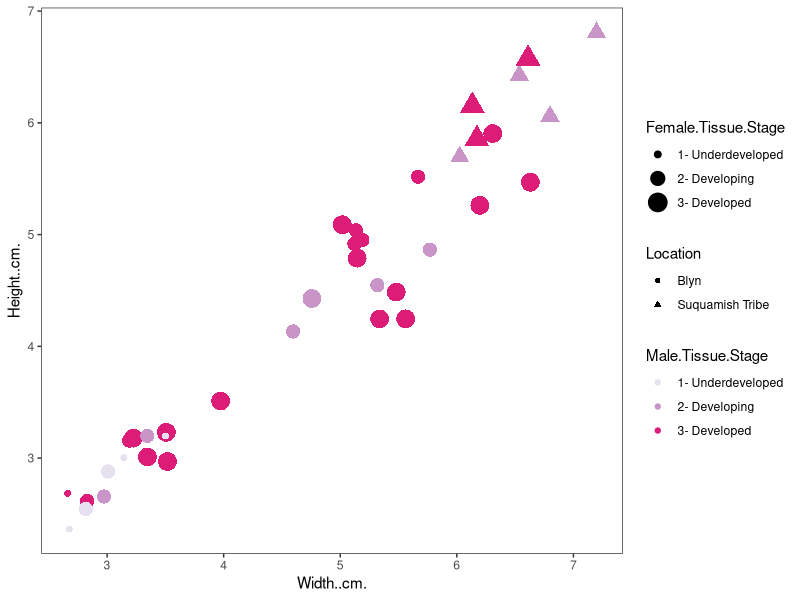
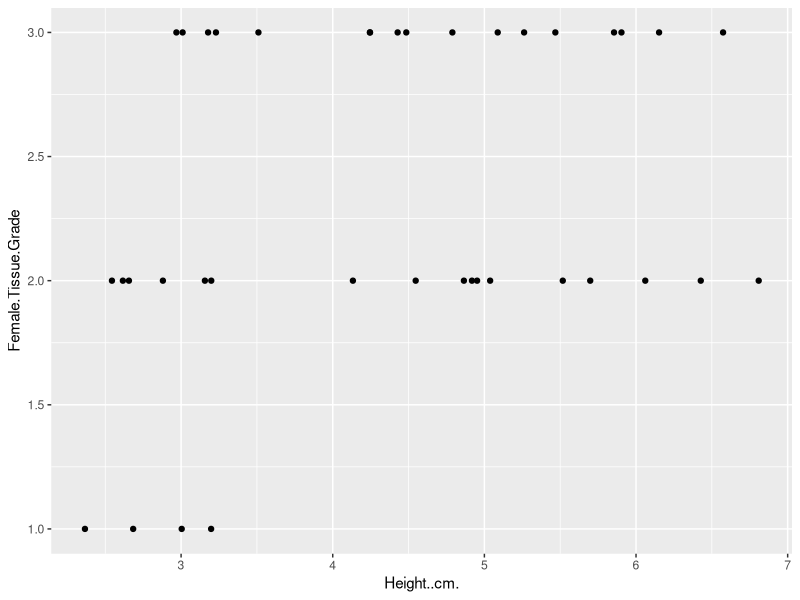
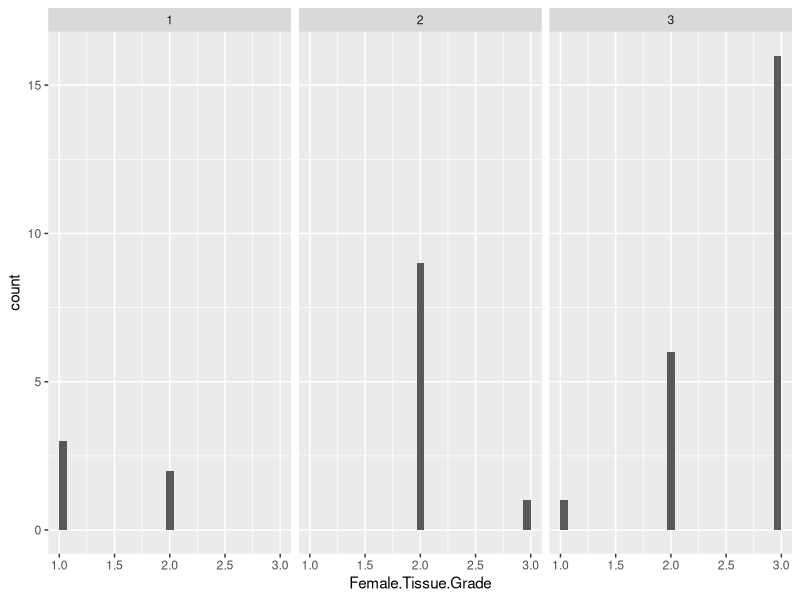
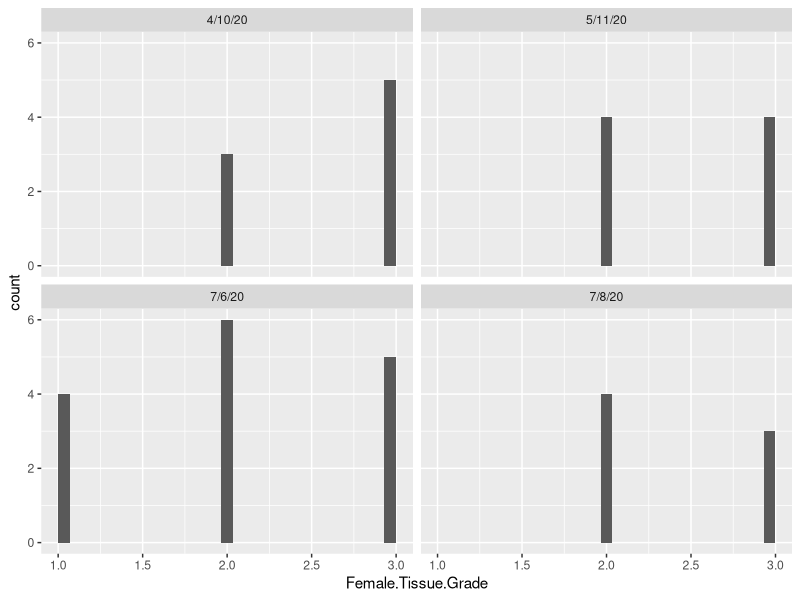
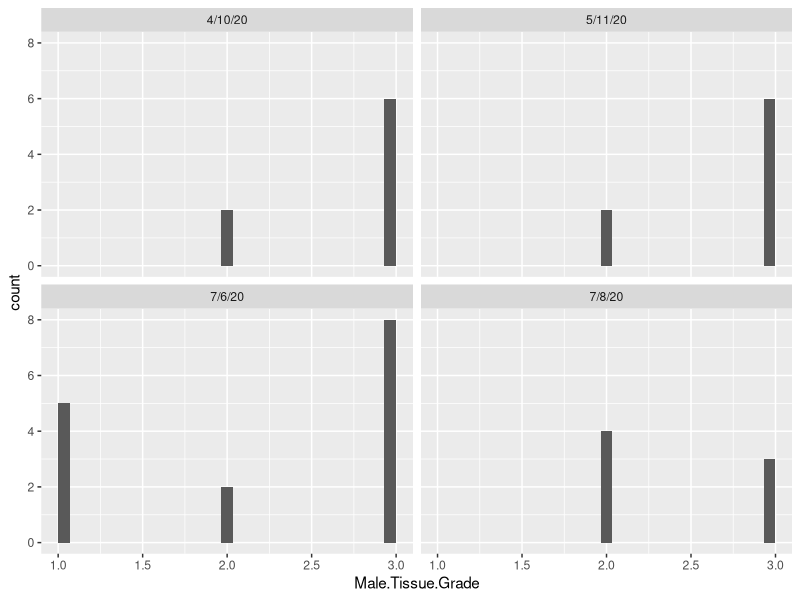
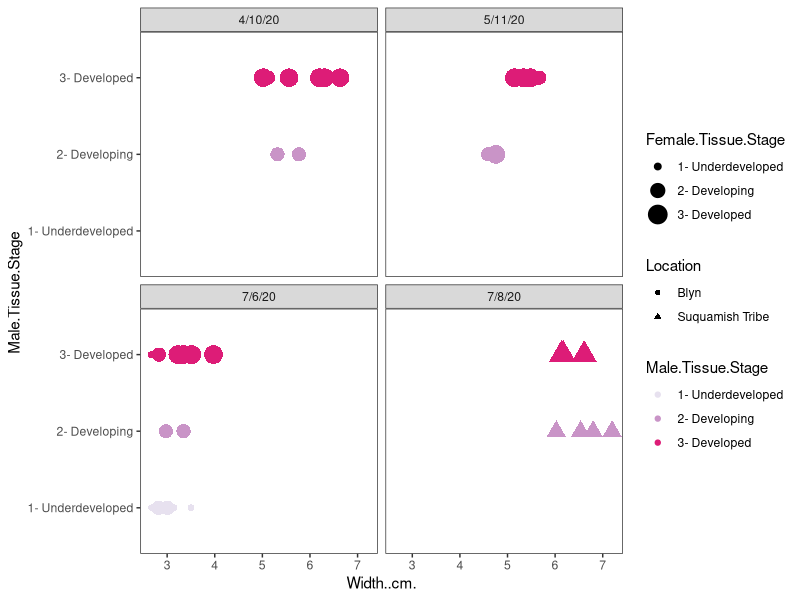
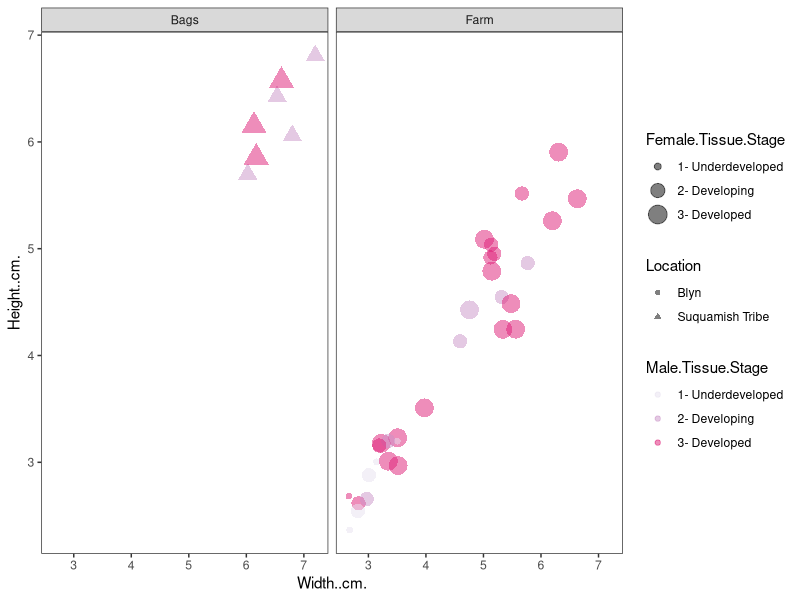
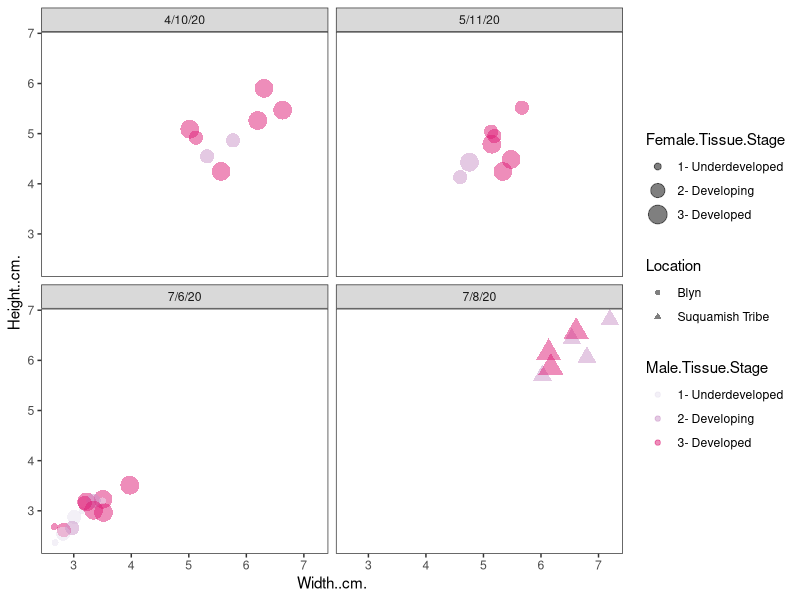

Recreate these plots in R, in order. (Note: this script raises an error after producing the figures.)
## ---- chunk 1
library(tidyverse)
## ---- chunk 2
clam <- read.csv("../data/cockle_data.csv")
## ---- chunk 3
ggplot(clam, aes(`Width..cm.`,`Height..cm.`,colour=`Male.Tissue.Stage`,size=`Female.Tissue.Stage`,shape=Location))+geom_point()+
theme_bw()+theme(panel.grid.major = element_blank(),
                panel.grid.minor = element_blank())+scale_colour_brewer(palette = 11)
## ---- chunk 4
ggplot(clam, aes(x = Height..cm., y = Female.Tissue.Grade)) +
  geom_point()
## ---- chunk 5
ggplot(clam, aes(x = Female.Tissue.Grade)) +
  geom_histogram(bins = 30) +
  facet_wrap(~Male.Tissue.Grade)
## ---- chunk 6
ggplot(clam, aes(x = Female.Tissue.Grade)) +
  geom_histogram(bins = 30) +
  facet_wrap(~Date)
## ---- chunk 7
ggplot(clam, aes(x = Male.Tissue.Grade)) +
  geom_histogram(bins = 30) +
  facet_wrap(~Date)
## ---- chunk 8
ggplot(clam, aes(`Width..cm.`,`Male.Tissue.Stage`,colour=`Male.Tissue.Stage`,size=`Female.Tissue.Stage`,shape=Location))+geom_point()+
theme_bw()+theme(panel.grid.major = element_blank(),
                panel.grid.minor = element_blank())+scale_colour_brewer(palette = 11) +
  facet_wrap(~Date)
## ---- chunk 9
ggplot(clam, aes(`Width..cm.`,`Height..cm.`,colour=`Male.Tissue.Stage`,size=`Female.Tissue.Stage`,shape=Location ))+geom_point(alpha = 0.5)+
theme_bw()+theme(panel.grid.major = element_blank(),
                panel.grid.minor = element_blank())+scale_colour_brewer(palette = 11) +
  facet_wrap(~Location.Type)
  
## ---- chunk 10
ggplot(clam, aes(`Width..cm.`,`Height..cm.`,colour=`Male.Tissue.Stage`,size=`Female.Tissue.Stage`,shape=Location ))+geom_point(alpha = 0.5)+
theme_bw()+theme(panel.grid.major = element_blank(),
                panel.grid.minor = element_blank())+scale_colour_brewer(palette = 11) +
  facet_wrap(~Date)
  
## ---- chunk 11
ggplot(clam, aes(x = Female.Tissue.Grade, y = Male.Tissue.Grade, color = Width..cm.)) +
  geom_point(alpha = .1) +
  geom_jitter(size = 4, width = 0.3, height = 0.5) +
  facet_wrap(~Date)
## ---- chunk 12
ggplot(clam, aes(fill=Female.Tissue.Grade, y=.Tissue.Grade, x=Date)) + 
    geom_bar(position="stack", stat="identity")
